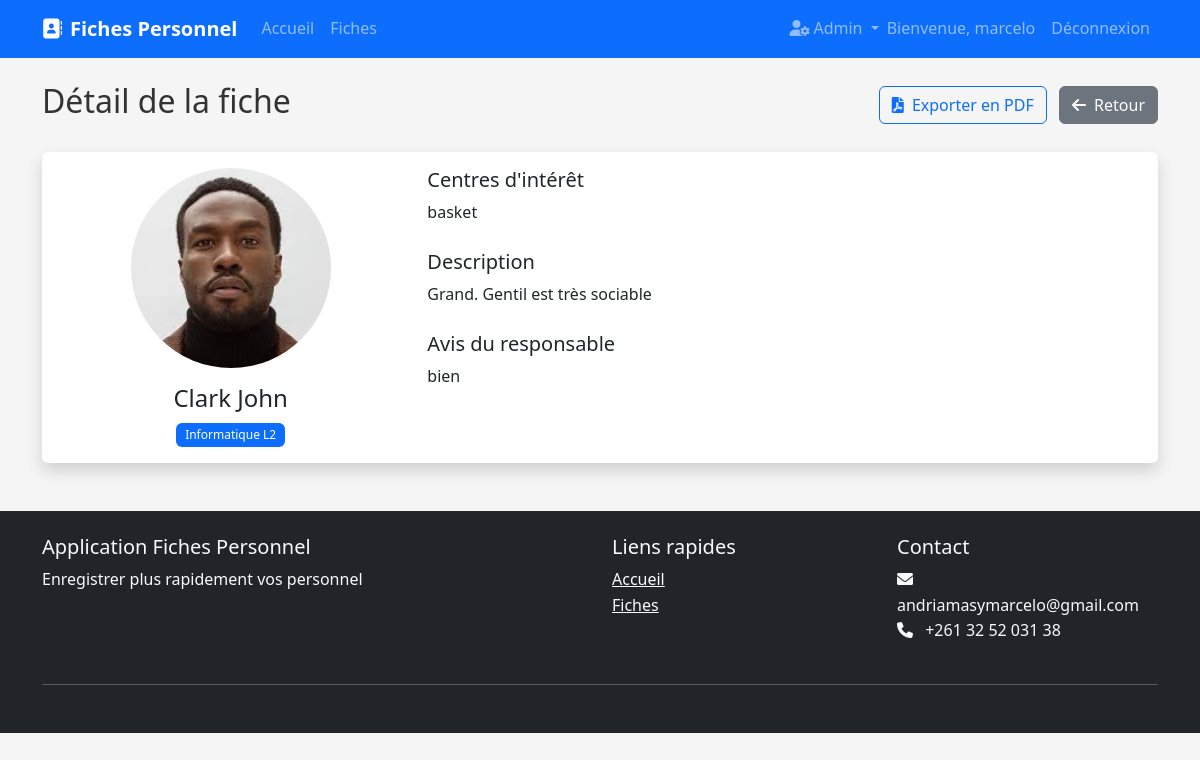
/fiche/1/ (signed in), run on the app's committed database.
### fiches/models.py (models this page shows, shortened)
class Fiche(models.Model):
    FILIERE_CHOICES = [
        ('Informatique', 'Informatique'),
        ('Economie', 'Economie'),
        ('Droit', 'Droit'),
        ('Langue Etrangere applique', 'Langue Etrangere Applique'),
        ('Education', 'Education'),
        ('Communication', 'Communication'),
        ('Agronomie', 'Agronomie'),
    ]
    niveau_CHOICES=[('L2','L2'),('L3','L3')]
    nom = models.CharField(max_length=100)
    prenom = models.CharField(max_length=100)
    photo = models.ImageField(upload_to='photos/', blank=True, null=True)
    filiere = models.CharField(max_length=100, choices=FILIERE_CHOICES)
    niveau = models.CharField(max_length=10, choices=niveau_CHOICES)
    interets = models.TextField(blank=True)
    description = models.TextField(blank=True)
    avis_responsable = models.TextField(blank=True)
    created_at = models.DateTimeField(auto_now_add=True)
    updated_at = models.DateTimeField(auto_now=True)
    class Meta:
        ordering = ['nom', 'prenom']

### fiches/views.py (the view)
# urls.py: path('fiche/<int:pk>/', views.FicheDetailView.as_view(), name='fiche-detail'),
class FicheDetailView(LoginRequiredMixin, DetailView):
    model = Fiche
    template_name = 'fiches/fiche_detail.html'

### fiches/templates/fiches/fiche_detail.html
{% extends "fiches/base.html" %} {% block content %}
<div class="d-flex justify-content-between align-items-center mb-4">
  <h2>Détail de la fiche</h2>
  <div>
    <a
      href="{% url 'export-pdf' fiche.id %}"
      class="btn btn-outline-primary me-2"
    >
      <i class="fas fa-file-pdf me-1"></i> Exporter en PDF
    </a>
    <a href="{% url 'fiche-list' %}" class="btn btn-secondary">
      <i class="fas fa-arrow-left me-1"></i> Retour
    </a>
  </div>
</div>
<div class="card shadow">
  <div class="card-body">
    <div class="row">
      <div class="col-md-4 text-center">
        {% if fiche.photo %}
        <img
          src="{{ fiche.photo.url }}"
          class="img-fluid rounded-circle mb-3"
          alt="Photo de profil"
          style="width: 200px; height: 200px; object-fit: cover"
        />
        {% else %}
        <img
          src="https://via.placeholder.com/200"
          class="img-fluid rounded-circle mb-3"
          alt="Photo de profil"
        />
        {% endif %}
        <h4>{{ fiche.prenom }} {{ fiche.nom }}</h4>
        <span class="badge bg-primary">{{ fiche.filiere }} {{ fiche.niveau }}</span>
      </div>
      <div class="col-md-8">
        <div class="mb-4">
          <h5>Centres d'intérêt</h5>
          <p>{{ fiche.interets|default:"Aucun centre d'intérêt spécifié" }}</p>
        </div>
        <div class="mb-4">
          <h5>Description</h5>
          <p>{{ fiche.description|default:"Aucune description disponible" }}</p>
        </div>
        <div>
          <h5>Avis du responsable</h5>
          <p>{{ fiche.avis_responsable|default:"Aucun avis disponible" }}</p>
        </div>
      </div>
    </div>
  </div>
</div>
{% endblock %}

### fiches/templates/fiches/base.html (shortened to what this page needs)
<!DOCTYPE html>
<html lang="fr">
  <head>
    <link
      href="https://cdn.jsdelivr.net/npm/bootstrap@5.3.0-alpha1/dist/css/bootstrap.min.css"
      rel="stylesheet"
    />
    <link
      rel="stylesheet"
      href="https://cdnjs.cloudflare.com/ajax/libs/font-awesome/6.0.0/css/all.min.css"
    />
    {% load static %}
    <link rel="stylesheet" href="{% static 'fiches/css/style.css' %}" />
  </head>
  <body>
    <nav class="navbar navbar-expand-lg navbar-dark bg-primary sticky-top">
      <div class="container">
        <a class="navbar-brand" href="{% url 'home' %}">
          <i class="fas fa-address-book me-2"></i>Fiches Personnel
        </a>
        <div class="collapse navbar-collapse" id="navbarNav">
          <ul class="navbar-nav me-auto">
            <li class="nav-item">
              <a
                class="nav-link {% if request.resolver_match.url_name == 'home' %}active{% endif %}"
                href="{% url 'home' %}"
                >Accueil</a
              >
            </li>
            <li class="nav-item">
              <a
                class="nav-link {% if request.resolver_match.url_name == 'fiche-list' %}active{% endif %}"
                href="{% url 'fiche-list' %}"
                >Fiches</a
              >
            </li>
          </ul>
          <div class="navbar-nav">
            {% if user.is_authenticated %} {% if user.is_staff or user.is_superuser %}
            <div class="nav-item dropdown">
              <a
                class="nav-link dropdown-toggle"
                href="#"
                role="button"
                data-bs-toggle="dropdown"
              >
                <i class="fas fa-user-cog me-1"></i>Admin
              </a>
            </div>
            <span class="navbar-text me-2">Bienvenue, {{ user.username }}</span>
            <a class="nav-link" href="{% url 'logout' %}">Déconnexion</a>
            {% endif %}
            {% else %}
            <a class="nav-link" href="{% url 'login' %}">Connexion</a>
            <a class="nav-link" href="{% url 'register' %}">Inscription</a>
            {% endif %}
          </div>
        </div>
      </div>
    </nav>
    <div class="container mt-4">
       {% block content %}{% endblock %}
    </div>
    <footer class="bg-dark text-light py-4 mt-5">
      <div class="container">
        <div class="row">
          <div class="col-md-6">
            <h5>Application Fiches Personnel</h5>
            <p>
              Enregistrer plus rapidement vos personnel
            </p>
          </div>
          <div class="col-md-3">
            <h5>Liens rapides</h5>
            <ul class="list-unstyled">
              <li><a href="{% url 'home' %}" class="text-light">Accueil</a></li>
              <li>
                <a href="{% url 'fiche-list' %}" class="text-light">Fiches</a>
              </li>
            </ul>
          </div>
          <div class="col-md-3">
            <h5>Contact</h5>
            <ul class="list-unstyled">
              <li><i class="fas fa-envelope me-2"></i> andriamasymarcelo@gmail.com</li>
              <li><i class="fas fa-phone me-2"></i> +261 32 52 031 38</li>
            </ul>
          </div>
        </div>
        <hr class="my-4" />
      </div>
    </footer>
  </body>
</html>

### fiches/static/fiches/css/style.css (style rules this page uses)
:root { --primary-color: #0d6efd; --secondary-color: #6c757d; --success-color: #198754; --danger-color: #dc3545; --warning-color: #ffc107; --info-color: #0dcaf0; --light-color: #f8f9fa; --dark-color: #212529; }
body { font-family: 'Segoe UI', Tahoma, Geneva, Verdana, sans-serif; background-color: #f5f5f5; color: #333; line-height: 1.6; }
.card { border: none; transition: transform 0.3s, box-shadow 0.3s; }
.navbar-brand { font-weight: 600; }
.btn { border-radius: 6px; font-weight: 500; transition: all 0.3s; }
.badge { font-weight: 500; padding: 0.5em 0.75em; }
footer { margin-top: auto; }

### data on the page
Fiche: photo (picture), prenom "Clark", nom "John", filiere "Informatique", niveau "L2", interets "basket", description "Grand. Gentil est très sociable", avis_responsable "bien"

### other printed values
{{ user.username }} "marcelo"
